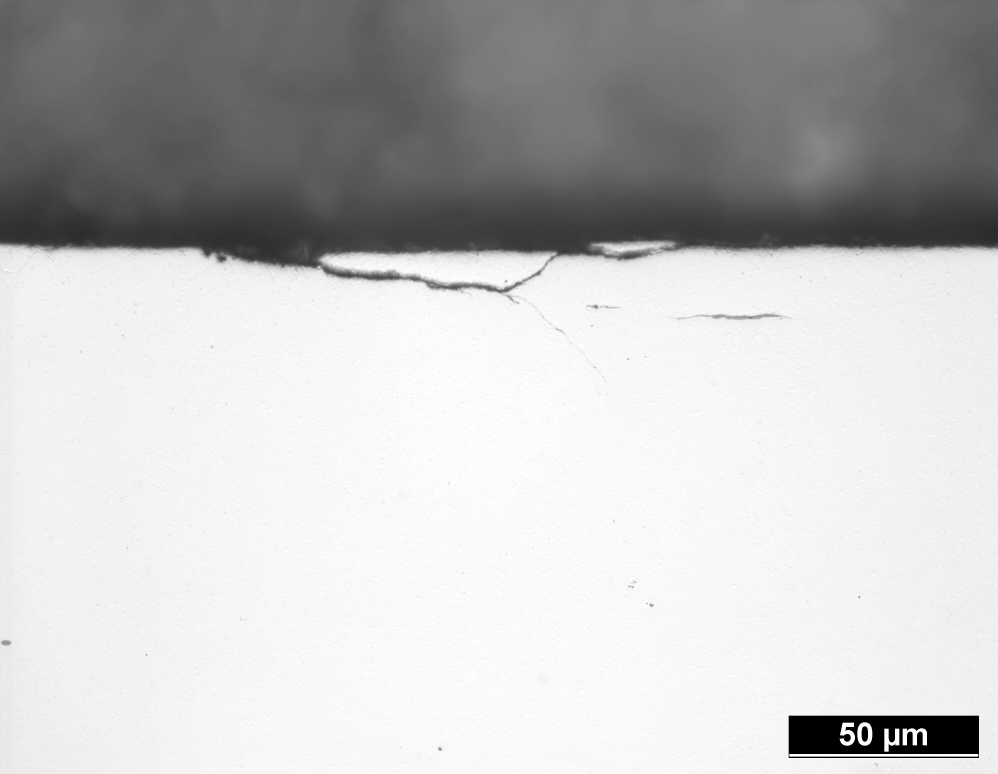
#> input picture example-cracks/201201004_LIMI_000875.jpg, 2994 x 2320 px (shown at 1/3 size)
$ python hull.py ../../example-cracks/201201004_LIMI_000875.jpg ../../example-cracks/201201004_LIMI_000912.jpg
#> lines starting #> are read from the running program, lines starting #| are printed output that depends on the picture; after the words box and inside, x2 and y2 are one past the last pixel; in counts of white or black regions, pixels touching at a corner belong together
import cv2
import numpy as np
import sys
import math
import operator
from shapely.geometry import Point
from shapely.geometry.polygon import Polygon

def compute_dist(point1, point2):
    return math.sqrt((point1[0] - point2[0])**2 + (point1[1] - point2[0])**2)

def computeDepth(p1, p2, ourPoint):
    # print(p1)
    # d = np.linalg.norm(np.cross(p2-p1, p1-ourPoint))/np.linalg.norm(p2-p1)

    x1=p1[0]
    y1=p1[1]
    x2=p2[0]
    y2=p2[1]
    x3=ourPoint[0]
    y3=ourPoint[1]

    a = y2 - y1
    b = x1 - x2
    c = a * x1 + b * y1

    # print(str(a * x2 + b * y2 - c))

    d = abs(a * x3 + b * y3 - c) / math.sqrt(a**2 + b**2)

    # d = abs((x2-x1)*(y1-y0) - (x1-x0)*(y2-y1)) / np.sqrt(np.square(x2-x1) + np.square(y2-y1))
    return d

def next_(currPos, len_):
    if currPos == (len_ - 1):
        return 0
    else:
        return currPos + 1

def prev_(currPos, len_):
    if currPos == 0:
        return len_ - 1
    else:
        return currPos - 1

def isOn(fst, snd, p):
    # blue = (x, y)
    fstDist = math.sqrt((p[0] - fst[0])**2 + (p[1] - fst[1])**2)
    sndDist = math.sqrt((p[0] - snd[0])**2 + (p[1] - snd[1])**2)
    totalDist = math.sqrt((fst[0] - snd[0])**2 + (fst[1] - snd[1])**2)
    return (fstDist + sndDist) == totalDist

def PolyArea(x,y):
    return 0.5*np.abs(np.dot(x,np.roll(y,1))-np.dot(y,np.roll(x,1)))

def PolyAreaZipped(poly):
    x, y = [list(t) for t in zip(*poly)]
    return PolyArea(x, y)

# [13 lines left out: function PolyInPoly, not called in this run]

def myCrop(photo):
    path = photo
    src = cv2.imread(path, 1)
#> src is the input picture: shape (2320, 2994, 3); min 0, max 255, mean 194.2

    avg = np.mean(np.array(src)) / 255.0
#> avg = 0.761

    # Is it too gray?
    if avg <= 0.52:
        if True:
            ret, src = cv2.threshold(src,127,255,cv2.THRESH_BINARY)
        else:
            a = np.double(src)
            b = a
            # when it's already too white -> make it black
            if avg > 0.75:
                b = b * (1 - avg)
            src = np.uint8(b)
    elif avg >= 0.62:
        ret, src = cv2.threshold(src,127,255,cv2.THRESH_BINARY)
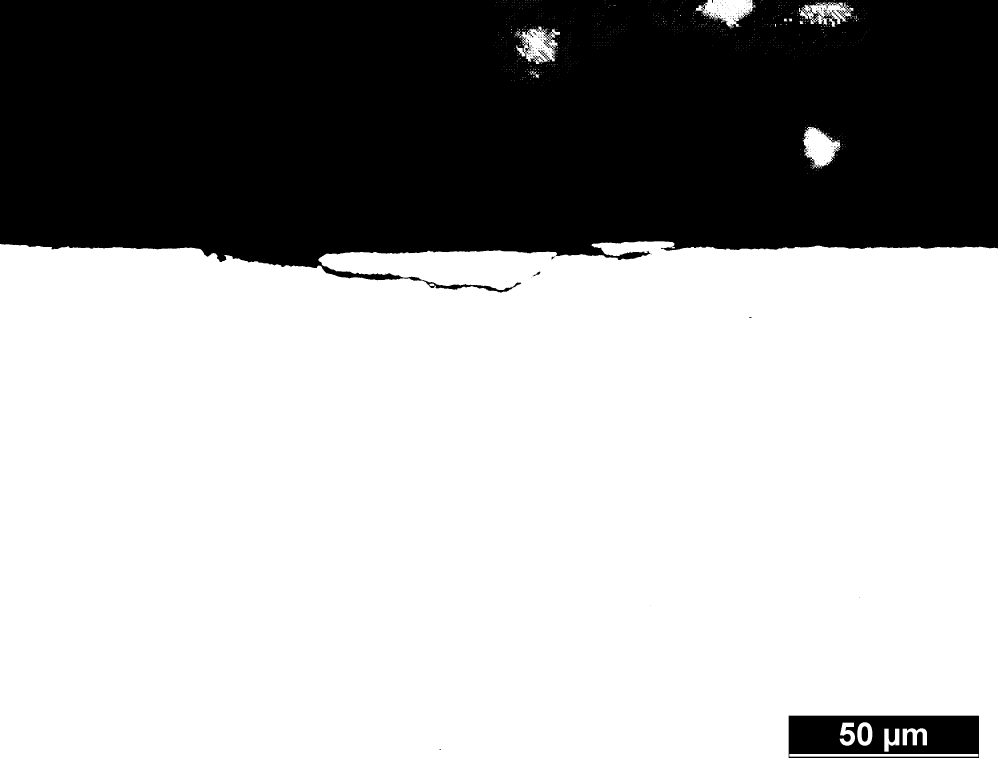
#> src: shape (2320, 2994, 3) (shown at 1/3 size); 67.1% white; 124 black regions (115 under 20 px), largest, box (x1, y1, x2, y2) and area: (0, 0, 2994, 878) 2225766, (2366, 2147, 2937, 2274) 59480, (2585, 2179, 2604, 2225) 754

    height = src.shape[0]
    width = src.shape[1]

    newH = int(height * 0.92)
    new_img = src[0:newH, 0:width]
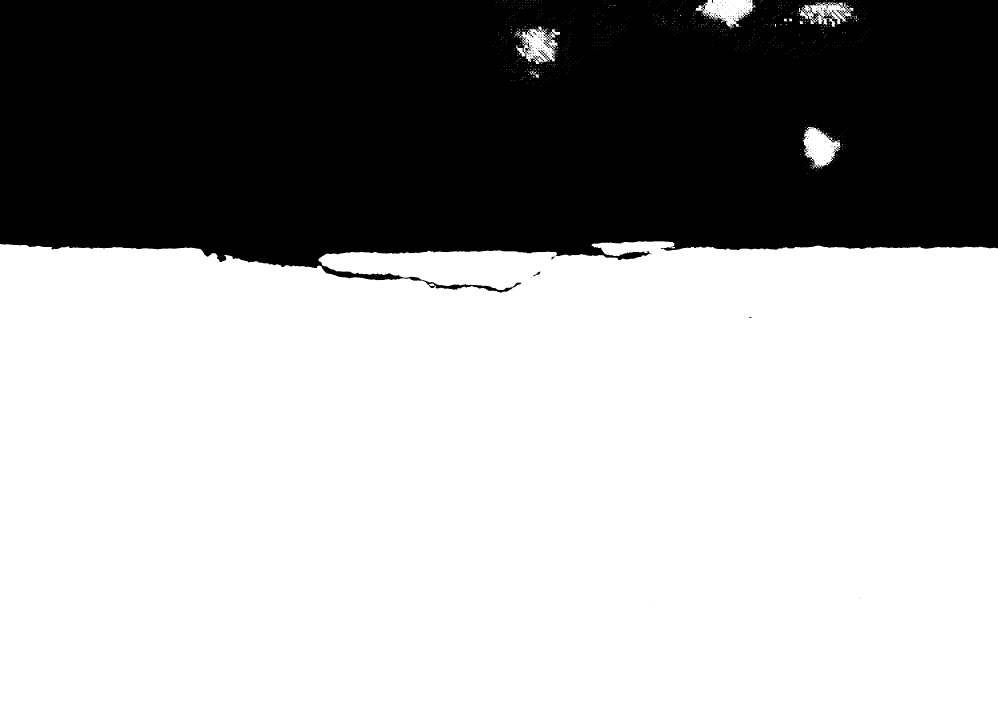
#> new_img: shape (2134, 2994, 3) (shown at 1/3 size); 65.2% white; 121 black regions (114 under 20 px), largest, box (x1, y1, x2, y2) and area: (0, 0, 2994, 878) 2225766, (1598, 815, 1621, 829) 97, (1653, 769, 1666, 778) 46
    return new_img

def extract(photo, storeHerePath):
    # path = 'data/' + photo + '.jpg'
    # src = cv2.imread(path, 1)

    src = myCrop(photo)
    height = src.shape[0]
    width = src.shape[1]

    # img_reverted = cv2.bitwise_not(img)
    gray = cv2.cvtColor(src, cv2.COLOR_BGR2GRAY) # convert to grayscale
    blur = cv2.blur(gray, (3, 3)) # blur the image
    ret, thresh = cv2.threshold(blur, 50, 255, cv2.THRESH_BINARY)
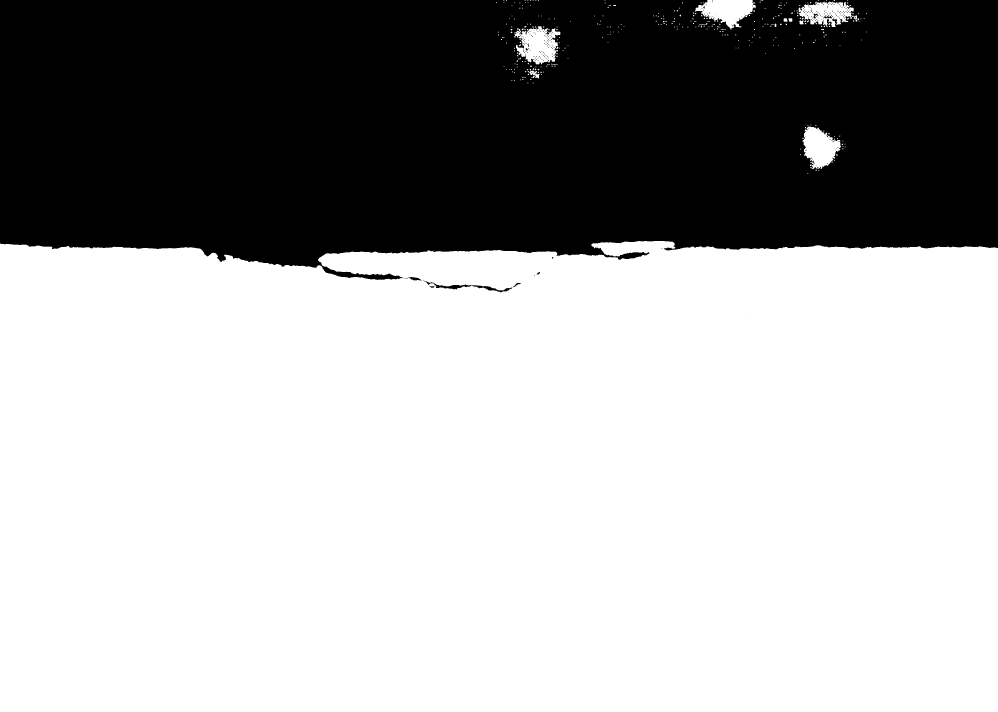
#> thresh: shape (2134, 2994) (shown at 1/3 size); 65.4% white; 194 black regions (183 under 20 px)

    contours, hierarchy = cv2.findContours(thresh, cv2.RETR_TREE, cv2.CHAIN_APPROX_SIMPLE)
#> contours = 587 contours, 563 with area under 20; largest, box (x1, y1, x2, y2) and area: (0, 723, 2994, 2134) 4133578, (1543, 79, 1681, 193) 9906, (2085, 0, 2267, 89) 9072, (2407, 380, 2523, 507) 9026, (2396, 5, 2561, 81) 7820
    # create hull array for convex hull points
    hull = []

    # calculate points for each contour
    areas = {}
    polys = {}
    HULLS = {}
    for i in range(len(contours)):
        xs = []
        ys = []
        zipped = []
        for j in range(0, len(contours[i])):
            x = contours[i][j][0][0]
            y = contours[i][j][0][1]
            xs.append(x)
            ys.append(y)
            zipped.append((x, y))
        polys[i] = zipped
        area = PolyArea(xs, ys)
        areas[i] = area

        # creating convex hull object for each contour
        currHull = cv2.convexHull(contours[i], False)
        hull.append(currHull)

        # Create hull in normal form
        tmp = []
        for j in range(0, len(currHull)):
            x = currHull[j][0][0]
            y = currHull[j][0][1]
            tmp.append((x, y))
        HULLS[i] = tmp
#> this loop made 587 passes
#> area on passes 2, 4, 5: 4133578.5, 64, 113.5
#> after the loop, HULLS = 587 items; areas = 587 items; hull = 587 contours, 562 with area under 20; largest, box (x1, y1, x2, y2) and area: (0, 723, 2994, 2134) 4203954, (1543, 79, 1681, 193) 12804, (2085, 0, 2267, 89) 10920, (2407, 380, 2523, 507) 10522, (2396, 5, 2561, 81) 9964; polys = 587 items

    sorted_areas = sorted(areas.items(), key=operator.itemgetter(1), reverse=True)
#> sorted_areas = 587 pairs, first value 0 to 586, second value 1 to 4133578.5

    # Too many cracks?
    if len(sorted_areas) > 500:
        # Sum up all cracks areas
        total_ = 0
        for elem in sorted_areas:
            total_ += elem[1]
#> this loop made 587 passes
#> (elem, total_) on passes 1 to 3: ((1, 4133578.5), 4133578.5), ((211, 9906.5), 4143485), ((553, 9072.5), 4152557.5)
#> after the loop, total_ = 4175832.5

        # Filter tiny cracks
        keptAreas = []
        reduceBy = 0.95
        if False:
            sum_ = 0
            threshHold = total_ * reduceBy
            for elem in sorted_areas:
                if sum_ <= threshHold:
                    keptAreas.append(elem)
                sum_ += elem[1]
        else:
            # Begin from the end of the list, with the smallest ones
            away = {}
            partialSum = total_ * (1 - reduceBy)
#> partialSum = 208791.6
            sum_ = 0
            copy = sorted_areas.copy()
#> copy has the same summary as sorted_areas
            copy.reverse()
            for elem in copy:
                sum_ += elem[1]
                if sum_ <= partialSum:
                    away[elem[0]] = True
                else:
                    away[elem[0]] = False
#> this loop made 587 passes
#> (elem, sum_) on passes 1 to 3: ((578, 1), 1), ((547, 1), 2), ((460, 1), 3)
#> after the loop, away = 587 items; sum_ = 4175832.5

            for elem in sorted_areas:
                if away[elem[0]] == False:
                    keptAreas.append(elem)
#> this loop made 587 passes
#> elem on passes 1 to 3: (1, 4133578.5), (211, 9906.5), (553, 9072.5)
#> after the loop, keptAreas = [(1, 4133578.5)]
        sorted_areas = keptAreas
#> sorted_areas = [(1, 4133578.5)]

    # Take the biggest one and take into consideration the cracks which are inside it
    # TODO: white block entfernen
    isCrack = {}
    isBroken = {}
    totalyBroken = False
    if len(sorted_areas) != 0:
        # in [0] is the index of the corpus

        best = sorted_areas[0]
#> best = (1, 4133578.5)
        isCrack[best[0]] = False
        for curr in sorted_areas:
            if curr[0] != best[0]:
                flag = PolyInPoly(HULLS[best[0]], polys[curr[0]])
                if flag:
                    isCrack[curr[0]] = True
                else:
                    # TODO: fix with convex hull - see weiss
                    if curr[1] >= 0.8 * best[1]:
                        isBroken[curr[0]] = True
                        totalyBroken = True
#> this loop made 1 pass
#> after the loop, isBroken = 0 items; isCrack = {1: False}
                        # [5 lines of commented-out code are left out]
    else:
        print("Error - area is empty")
        exit(0)

    # Find the lowest positioned point in HULL
    myHull_ = HULLS[best[0]]
#> myHull_ = [(1993, 723), (2941, 739), (2984, 742), (2989, 743), (2993, 744), (2993, 2133), (0, 2133), (0, 731), (1915, 723)]
    currMin = 1000000
    bestIndex = -1
    for i in range(0, len(myHull_)):
        if myHull_[i][1] < currMin:
            currMin = myHull_[i][1]
            bestIndex = i
        elif bestIndex == -1:
            currMin = myHull_[i][1]
            bestIndex = i
        elif myHull_[i][0] < myHull_[bestIndex][0]:
            currMin = myHull_[i][1]
            bestIndex = i
#> this loop made 9 passes
#> currMin on passes 1, 7, 8, 9: 723, 2133, 731, 723
#> after the loop, bestIndex = 8; currMin = 723

    # Find the point bestIndex in polys
    myRedPoly = polys[best[0]]
#> myRedPoly = 1439 pairs, first value 0 to 2993, second value 723 to 2133
    startIndex = -1
    for i in range(0, len(myRedPoly)):
        if myRedPoly[i] == myHull_[bestIndex]:
            startIndex = i
#> this loop made 1439 passes
#> startIndex on pass 1: 0

    cracks = []
    if startIndex == -1:
        print("The start point is not in red poly")
        exit(0)
    else:
        # Through red polygon
        lastRedOnBlueLine = startIndex
#> lastRedOnBlueLine = 0
        lastRedOnBluePoint = startIndex
#> lastRedOnBluePoint = 0
        lastBlue = bestIndex
#> lastBlue = 8

        currIndex = next_(startIndex, len(myRedPoly))
#> currIndex = 1
        while currIndex != startIndex:
            if myRedPoly[currIndex] in myHull_:
                if lastRedOnBlueLine != prev_(currIndex, len(myRedPoly)):
                    cracks.append((lastRedOnBlueLine, currIndex))

                lastBlue = prev_(lastBlue, len(myHull_))
                lastRedOnBlueLine = currIndex
                lastRedOnBluePoint = currIndex

            elif isOn(myHull_[lastBlue], myHull_[prev_(lastBlue, len(myHull_))], myRedPoly[currIndex]):
                if lastRedOnBlueLine != prev_(currIndex, len(myRedPoly)):
                    # Crack is detected
                    cracks.append((lastRedOnBlueLine, currIndex))
                lastRedOnBlueLine = currIndex
            currIndex = next_(currIndex, len(myRedPoly))
#> this loop made 1438 passes
#> lastBlue on passes 1078, 1079, 1080, 1081, 1083, 1085, 1099, 1430: 7, 6, 5, 4, 3, 2, 1, 0
#> after the loop, cracks = [(0, 1078), (1081, 1083), (1083, 1085), (1085, 1099), (1099, 1430), (1431, 1434), (1435, 1438)]

    # Build the cracks
    # We've just intenfied the cracks
    cracksContours = []
    edgeCracksProps = []
    for crack in cracks:
        # crack is a tuple (fstIndex, lastIndex)
        fstIndex = crack[0]
        lastIndex = crack[1]

        # Formula for depth - max(dist(lastRedOnBlueLine, point in this polygon))
        fstPoint = myRedPoly[fstIndex]
        lastPoint = myRedPoly[lastIndex]
        width_ = math.sqrt((myRedPoly[fstIndex][0] - myRedPoly[lastIndex][0])**2 + (myRedPoly[fstIndex][1] - myRedPoly[lastIndex][1])**2)
        depth_ = 0

        # Normal order
        tmp = []
        if fstIndex < lastIndex:
            # The order is [i][j][0][0] bzw [i][j][0][1]
            for i in range(fstIndex, lastIndex + 1):
                point = myRedPoly[i]
                tmp.append(np.array([np.array([point[0], point[1]])]))
                currDist = computeDepth(fstPoint, lastPoint, point)
                if currDist > depth_:
                    depth_ = currDist
        else:
            for i in range(fstIndex, len(myRedPoly)):
                point = myRedPoly[i]
                tmp.append(np.array([np.array([point[0], point[1]])]))
                currDist = computeDepth(fstPoint, lastPoint, point)
                if currDist > depth_:
                    depth_ = currDist
            for i in range(0, lastIndex + 1):
                point = myRedPoly[i]
                tmp.append(np.array([np.array([point[0], point[1]])]))
                currDist = computeDepth(fstPoint, lastPoint, point)
                if currDist > depth_:
                    depth_ = currDist
        edgeCracksProps.append((width_, depth_))

        cracksContours.append(np.array(tmp))
#> this loop made 7 passes
#> (the run stopped early here; a loop or call above may not have finished)
